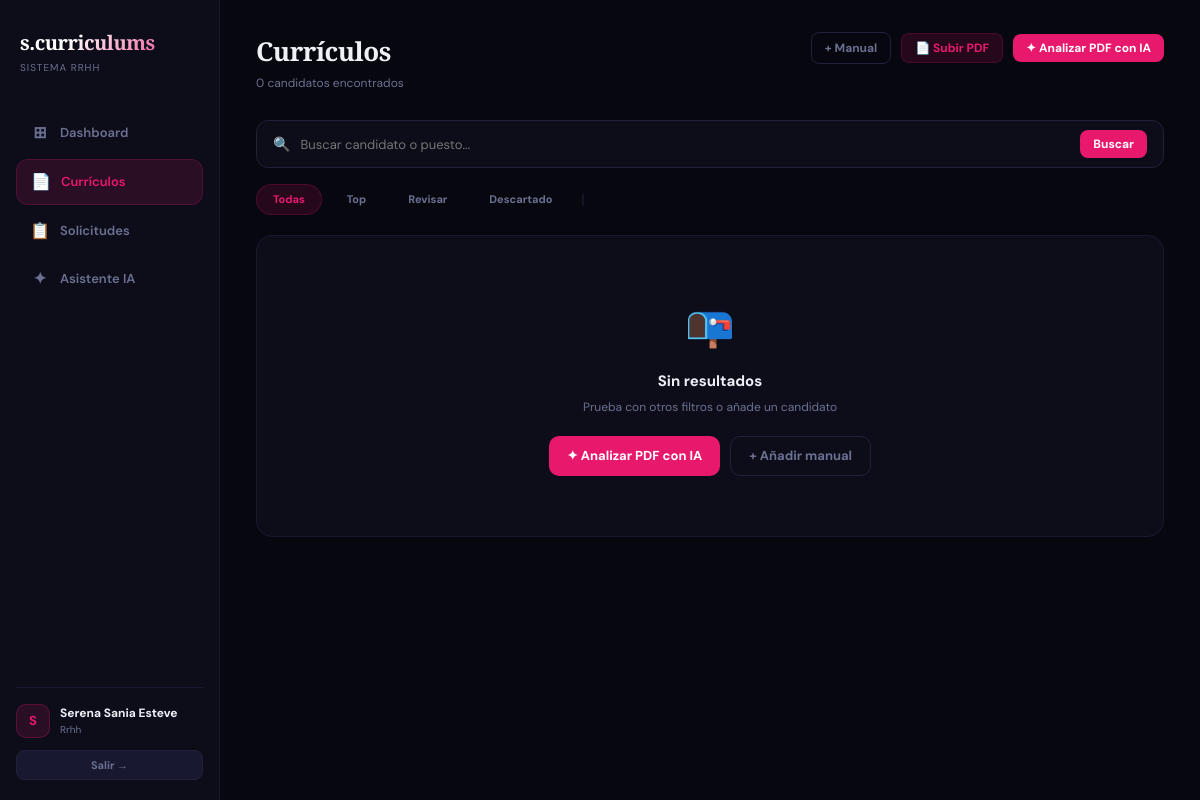
Page /curriculos (signed in) on the earlier database version.
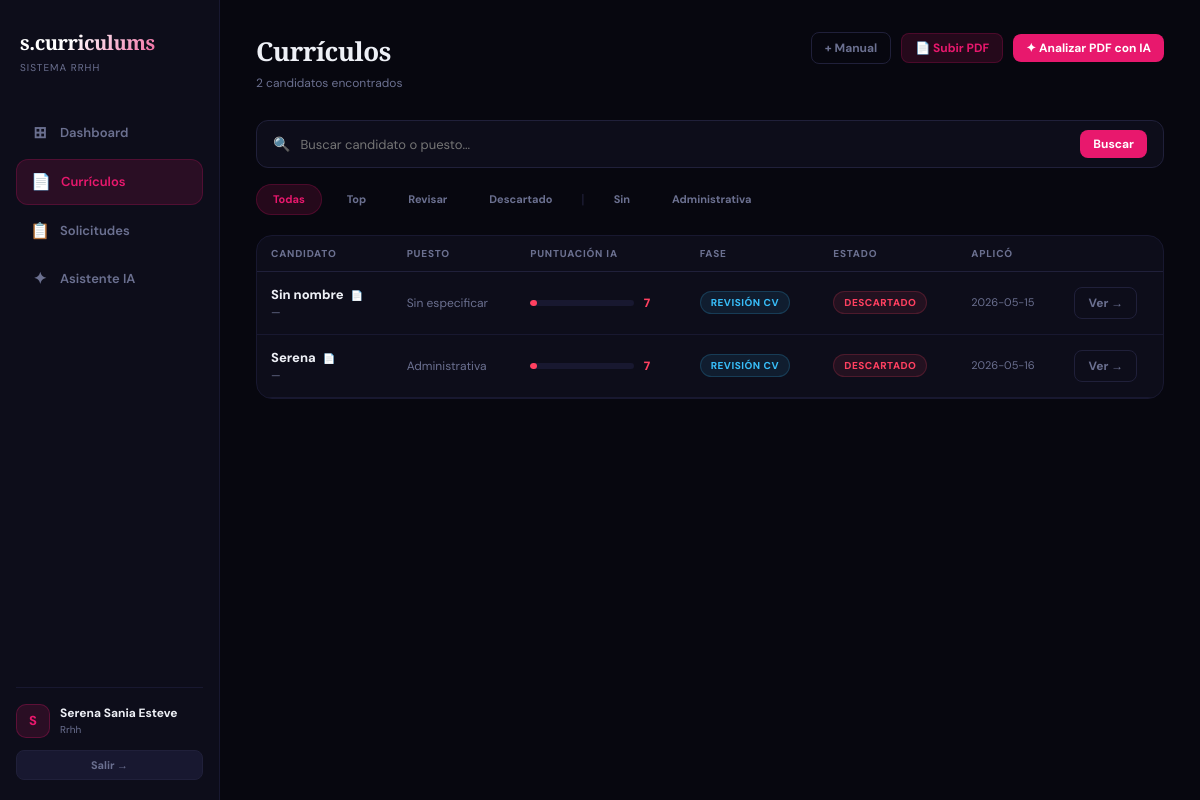
Same page on the later database version.
### tables this page shows
CREATE TABLE candidates (
        id INTEGER PRIMARY KEY AUTOINCREMENT,
        user_id INTEGER NOT NULL,
        name TEXT NOT NULL,
        position TEXT NOT NULL,
        email TEXT,
        phone TEXT,
        linkedin TEXT,
        location TEXT,
        salary TEXT,
        experience TEXT,
        education TEXT,
        skills TEXT,
        summary TEXT,
        score INTEGER DEFAULT 0,
        status TEXT DEFAULT 'revisar',
        phase TEXT DEFAULT 'Revisión CV',
        notes TEXT DEFAULT '',
        starred INTEGER DEFAULT 0,
        pdf_path TEXT,
        ai_report TEXT,
        applied_date TEXT DEFAULT CURRENT_DATE,
        created_at TEXT DEFAULT CURRENT_TIMESTAMP,
        FOREIGN KEY(user_id) REFERENCES users(id)
    );

### app.py (the view)
@app.route("/curriculos")
@login_required
def curriculos():
    conn = get_db()
    uid = session["user_id"]
    status_filter = request.args.get("status", "todas")
    pos_filter = request.args.get("pos", "")
    search = request.args.get("q", "")
    query = "SELECT * FROM candidates WHERE user_id=?"
    params = [uid]
    if status_filter != "todas":
        query += " AND status=?"
        params.append(status_filter)
    if pos_filter:
        query += " AND position=?"
        params.append(pos_filter)
    if search:
        query += " AND (name LIKE ? OR position LIKE ?)"
        params.extend([f"%{search}%", f"%{search}%"])
    query += " ORDER BY score DESC"
    cvs = conn.execute(query, params).fetchall()
    all_positions = conn.execute("SELECT DISTINCT position FROM candidates WHERE user_id=?", (uid,)).fetchall()
    conn.close()
    return render_template("curriculos.html", cvs=cvs, all_positions=all_positions,
                           status_filter=status_filter, pos_filter=pos_filter, search=search)

### app.py (called while the page is built)
def get_db():
    conn = sqlite3.connect(DB_PATH)
    conn.row_factory = sqlite3.Row
    return conn

def login_required(f):
    @wraps(f)
    def decorated(*args, **kwargs):
        if "user_id" not in session:
            return redirect(url_for("login"))
        return f(*args, **kwargs)
    return decorated

### templates/curriculos.html (shortened to what this page needs)
{% extends "base.html" %}
{% block page_title %}Currículos{% endblock %}
{% block page_sub %}{{ cvs|length }} candidato{% if cvs|length != 1 %}s{% endif %} encontrado{% if cvs|length != 1 %}s{% endif %}{% endblock %}
{% block top_actions %}
  <a href="{{ url_for('add_cv') }}" class="btn btn-muted btn-sm">+ Manual</a>
  <button class="btn btn-ghost btn-sm" onclick="openUploadModal()">📄 Subir PDF</button>
  <button class="btn btn-primary btn-sm" onclick="openAnalyzeModal()">✦ Analizar PDF con IA</button>
{% endblock %}
{% block content %}
<form method="GET" action="{{ url_for('curriculos') }}">
  <div class="search-bar">
    <span class="search-icon">🔍</span>
    <input name="q" value="{{ search }}" placeholder="Buscar candidato o puesto..." autocomplete="off"/>
    <button type="submit" class="btn btn-primary btn-sm">Buscar</button>
  </div>
</form>
<div class="filters">
  {% for f, label, cls in [("todas","Todas","pink"),("top","Top","green"),("revisar","Revisar","yellow"),("descartado","Descartado","red")] %}
    <a href="?status={{ f }}&pos={{ pos_filter }}&q={{ search }}"
       class="filter-pill {% if status_filter == f %}active-{{ cls }}{% endif %}">
      {{ label }}
    </a>
  {% endfor %}
  <span style="color:var(--border2);margin:0 4px">|</span>
  {% for p in all_positions %}
    <a href="?status={{ status_filter }}&pos={{ p.position }}&q={{ search }}"
       class="filter-pill {% if pos_filter == p.position %}active-pink{% endif %}">
      {{ p.position.split(' ')[0] }}
    </a>
  {% endfor %}
</div>
{% if cvs %}
<div class="card" style="padding:0;overflow:hidden">
  <table>
    <thead>
      <tr>
        <th>Candidato</th>
        <th>Puesto</th>
        <th style="min-width:150px">Puntuación IA</th>
        <th>Fase</th>
        <th>Estado</th>
        <th>Aplicó</th>
        <th></th>
      </tr>
    </thead>
    <tbody>
      {% for cv in cvs %}
      <tr>
        <td>
          <div style="font-weight:800">
            {{ cv.name }}
            {% if cv.pdf_path %}<span style="font-size:10px;color:var(--muted);margin-left:4px">📄</span>{% endif %}
          </div>
          <div style="font-size:11px;color:var(--muted)">{{ cv.email or '—' }}</div>
        </td>
        <td style="color:var(--muted);font-size:12px">{{ cv.position }}</td>
        <td>
          {% set c = "#00C48C" if cv.score >= 80 else "#F5A623" if cv.score >= 60 else "#FF4060" %}
          <div class="score-bar-wrap">
            <div class="score-bar-track">
              <div class="score-bar-fill" style="width:{{ cv.score }}%;background:{{ c }}"></div>
            </div>
            <span class="score-label" style="color:{{ c }}">{{ cv.score }}</span>
          </div>
        </td>
        <td><span class="badge badge-phase">{{ cv.phase }}</span></td>
        <td><span class="badge badge-{{ cv.status }}">{{ cv.status }}</span></td>
        <td style="font-size:11px;color:var(--muted)">{{ cv.applied_date }}</td>
        <td><a href="{{ url_for('cv_detail', cv_id=cv.id) }}" class="btn btn-muted btn-sm">Ver →</a></td>
      </tr>
      {% endfor %}
    </tbody>
  </table>
</div>
{% else %}
<div class="card" style="text-align:center;padding:60px;color:var(--muted)">
  <div style="font-size:40px;margin-bottom:14px">📭</div>
  <div style="font-size:15px;font-weight:700;color:var(--text);margin-bottom:6px">Sin resultados</div>
  <div style="font-size:12px">Prueba con otros filtros o añade un candidato</div>
  <div style="margin-top:20px;display:flex;gap:10px;justify-content:center">
    <button class="btn btn-primary" onclick="openAnalyzeModal()">✦ Analizar PDF con IA</button>
    <a href="{{ url_for('add_cv') }}" class="btn btn-muted">+ Añadir manual</a>
  </div>
</div>
{% endif %}
{% endblock %}

### templates/base.html (shortened to what this page needs)
<!DOCTYPE html>
<html lang="es">
<head>
  <link rel="stylesheet" href="{{ url_for('static', filename='css/main.css') }}"/>
</head>
<body>
{% if session.get('user_id') %}
<div class="layout">
  <aside class="sidebar">
    <div class="sidebar-brand">
      <span class="brand-name">s.curriculums</span>
      <span class="brand-sub">Sistema RRHH</span>
    </div>
    <nav class="sidebar-nav">
      <a href="{{ url_for('dashboard') }}" class="nav-link {% if request.endpoint == 'dashboard' %}active{% endif %}">
        <span class="nav-icon">⊞</span><span>Dashboard</span>
      </a>
      <a href="{{ url_for('curriculos') }}" class="nav-link {% if request.endpoint in ['curriculos','cv_detail','add_cv'] %}active{% endif %}">
        <span class="nav-icon">📄</span><span>Currículos</span>
      </a>
      <a href="{{ url_for('solicitudes') }}" class="nav-link {% if request.endpoint in ['solicitudes','add_solicitud'] %}active{% endif %}">
        <span class="nav-icon">📋</span><span>Solicitudes</span>
      </a>
      <a href="{{ url_for('asistente') }}" class="nav-link {% if request.endpoint == 'asistente' %}active{% endif %}">
        <span class="nav-icon">✦</span><span>Asistente IA</span>
      </a>
    </nav>
    <div class="sidebar-footer">
      <div class="user-info">
        <div class="user-avatar">{{ session.get('user_name','U')[0] }}</div>
        <div>
          <div class="user-name">{{ session.get('user_name','Usuario') }}</div>
          <div class="user-role">{{ session.get('user_role','rrhh') }}</div>
        </div>
      </div>
      <a href="{{ url_for('logout') }}" class="logout-btn">Salir →</a>
    </div>
  </aside>
  <main class="main-content">
    <div class="top-bar">
      <div>
        <h1 class="page-title">{% block page_title %}{% endblock %}</h1>
        <p class="page-sub">{% block page_sub %}{% endblock %}</p>
      </div>
      <div class="top-actions">{% block top_actions %}{% endblock %}</div>
    </div>
    <div class="page-body">
      {% block content %}{% endblock %}
    </div>
  </main>
</div>
{% else %}
  {% block auth_content %}{% endblock %}
{% endif %}
</body>
</html>

Differences in the rows shown:
added candidates: name "Sin nombre", email "—", position "Sin especificar", score "7", phase "REVISIÓN CV", status "DESCARTADO", applied_date "2026-05-15"
added candidates: name "Serena", email "—", position "Administrativa", score "7", phase "REVISIÓN CV", status "DESCARTADO", applied_date "2026-05-16"
Other differences:
{{ cvs|length }}: "0" → "2"
new list line: "Sin"
new list line: "Administrativa"
text no longer shown: "📭 Sin resultados Prueba con otros filtros o añade un candidato ✦ Analizar PDF con IA + Añadir manual"
text now shown: "CANDIDATO PUESTO PUNTUACIÓN IA FASE ESTADO APLICÓ"
